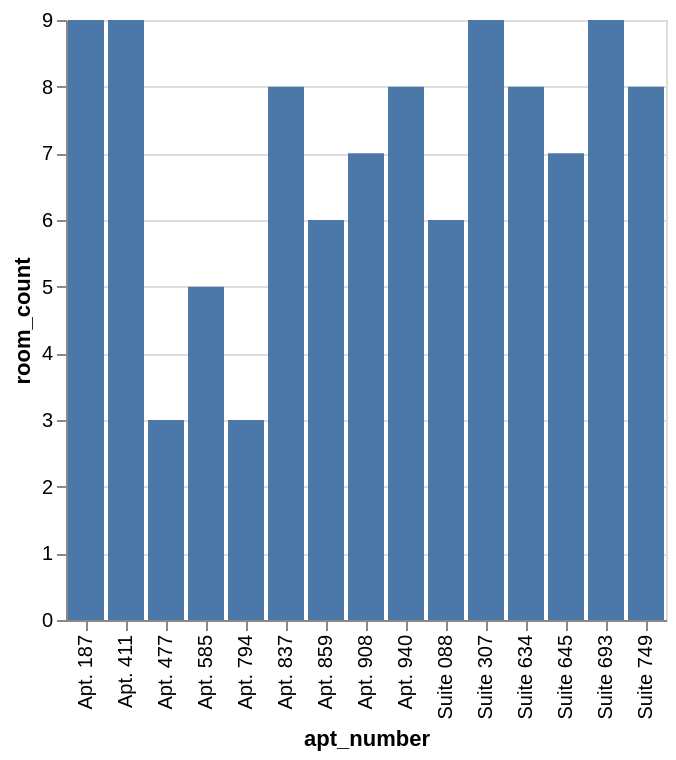

This figure's Vega-Lite source:
### Vega-Lite specification from a JSON file in a GitHub repository (floating-point values rounded to 4 significant figures)
{"data": {"values": [{"x_data": "Apt. 187", "y_data": 9}, {"x_data": "Apt. 411", "y_data": 9}, {"x_data": "Apt. 477", "y_data": 3}, {"x_data": "Apt. 585", "y_data": 5}, {"x_data": "Apt. 794", "y_data": 3}, {"x_data": "Apt. 837", "y_data": 8}, {"x_data": "Apt. 859", "y_data": 6}, {"x_data": "Apt. 908", "y_data": 7}, {"x_data": "Apt. 940", "y_data": 8}, {"x_data": "Suite 088", "y_data": 6}, {"x_data": "Suite 307", "y_data": 9}, {"x_data": "Suite 634", "y_data": 8}, {"x_data": "Suite 645", "y_data": 7}, {"x_data": "Suite 693", "y_data": 9}, {"x_data": "Suite 749", "y_data": 8}]}, "mark": "bar", "encoding": {"x": {"field": "x_data", "type": "nominal", "title": "apt_number", "sort": "ascending"}, "y": {"field": "y_data", "type": "quantitative", "title": "room_count"}}}
